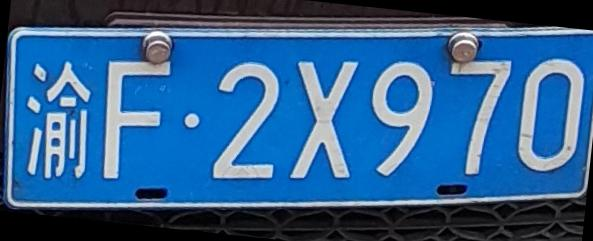
%> input picture 数字图像处理/结课大作业/MyWork/PlateRecognition/倾斜校正车牌.jpg, 593 x 241 px
$ octave --eval "result = char_split(imread('倾斜校正车牌.jpg'));"   (GNU Octave 9; MATLAB toolbox functions it lacks are replaced by stand-ins)
%> lines starting %> are read from the running program, lines starting %| are printed output that depends on the picture
function image=char_split(bw)
[~,x] = size(bw);
%> x = 1779
bw(:,x)=1;
bw(:,1)=1;
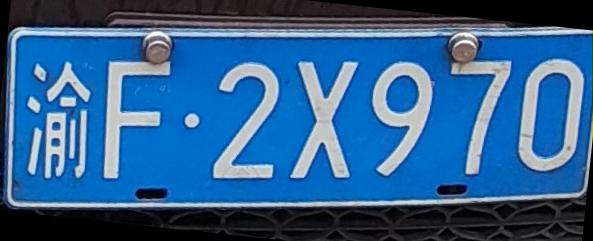
%> bw: size 241x593x3 uint8; mean R, G, B 47.8, 96.4, 142.8; mean of the top-left, top-right, bottom-left and bottom-right quarters 101.6, 101.6, 89.5, 90
a = sum(~bw);
figure('Name','投影'),bar(a),title('投影');
%> (this line was passed over: bar is not available in this run)
j = 1;
m =0;
for i = 1:x-1
    if a(i)==0&&a(i+1)~=0
        j = i;
    end
    if a(i)~=0&&a(i+1)==0
        kk=i;
    else
        kk =0;
    end
    if kk~=0
        m = m+1;
        p(m) = j;
        q(m) = kk;
    end
end
%> after the loop, j = 1504; kk = 1778; m = 6; p = [1 879 884 892 903 1504]; q = [877 882 885 900 1467 1778]
for i = 1:m
    if p(i)<fix(x/8)
    p(i)=p(1);
    end
end
%> this loop made 6 passes
k =1;
for i = 1:m
    if (q(i) - p(i))>(fix(x/10))
        gg(k) = q(i);
        ggg(k) = p(i);
        k = k+1;
    end
end
%> after the loop, gg = [877 1467 1778]; ggg = [1 903 1504]

figure('Name','字符分割'),
k =1;
p = zeros(110,55);
image = {p p p p p p p};
for ii = 1:7
    p = imresize(bw(:,ggg(ii):gg(ii)), [110 55],'bilinear');
    image(ii) = mat2cell(p,110,55);
    %image(ii) = p;
    obj = subplot(1,7,ii);
    imshow(p),title(obj,ii);
    pause(0.1);
    k = k +1;
end
%> this loop made 4 passes
%> pass 1, in char_split, `p = imresize(bw(:,ggg(ii):gg(ii)), [110 55],'bilinear');`:
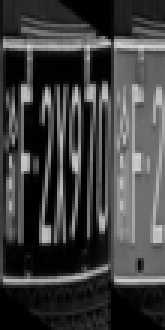
%> p: size 110x55 uint8 (shown 3 times larger); min 0, max 217, mean 63.8
%> pass 2, in char_split, `p = imresize(bw(:,ggg(ii):gg(ii)), [110 55],'bilinear');`:
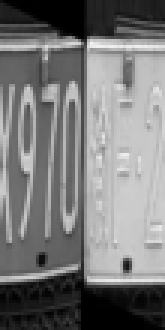
%> p: size 110x55 uint8 (shown 3 times larger); min 0, max 242, mean 120.3
%> pass 3, in char_split, `p = imresize(bw(:,ggg(ii):gg(ii)), [110 55],'bilinear');`:
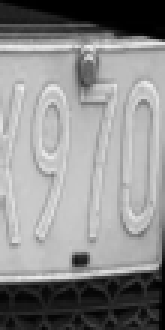
%> p: size 110x55 uint8 (shown 3 times larger); min 0, max 239, mean 140.4
%> (the run ends here)
